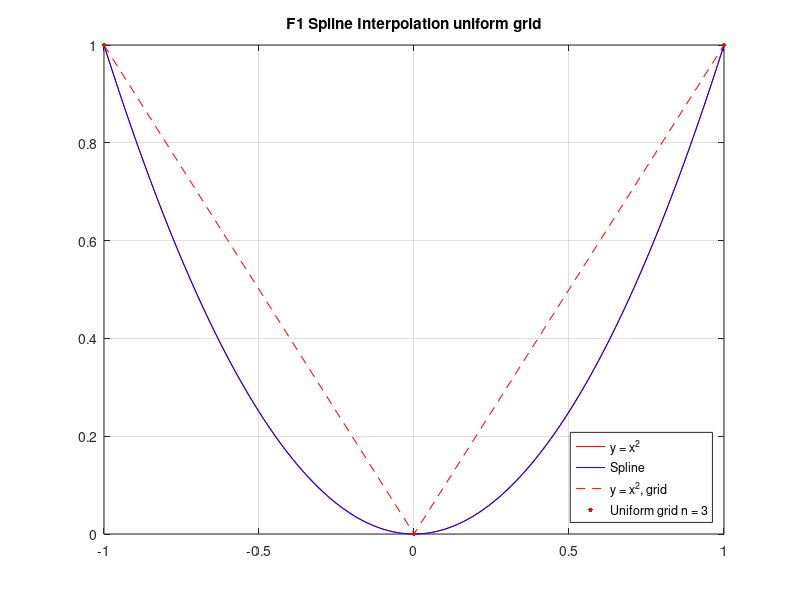
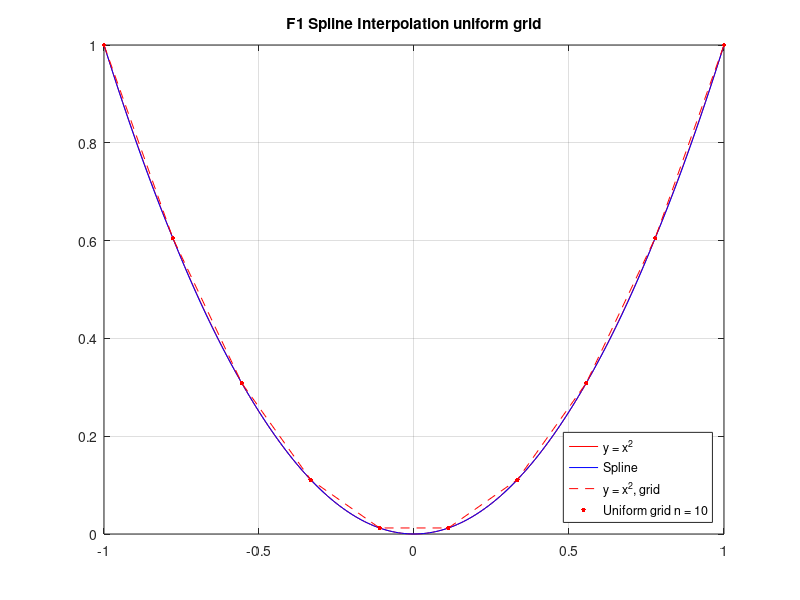
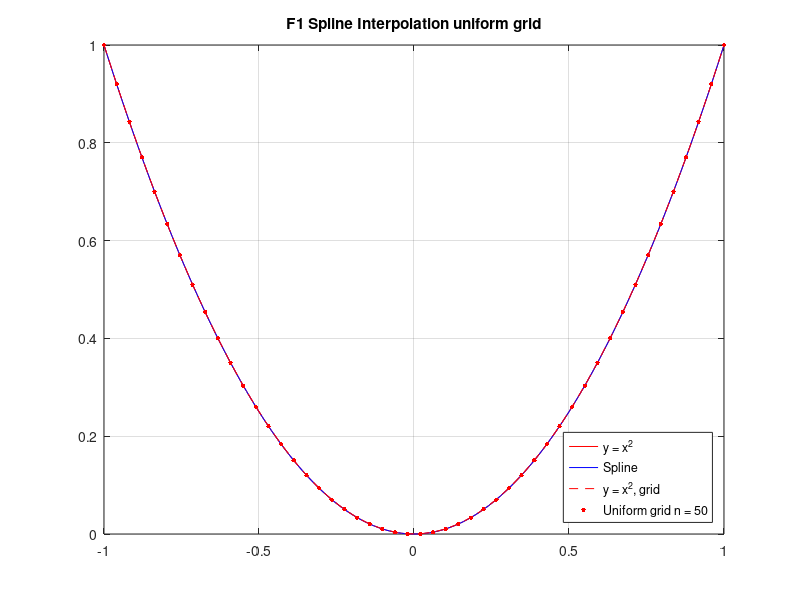

Write MATLAB code to recreate these figures, in order.
% Интерполяция сплайнами F1 равномерная сетка (n = 3)
dot_x=[-1  0  1];
dot_y=[1  0  1];

x = [-1:0.01:1];
y = x.^2;
plot(x,y,'r');
hold on

x=[-1:0.01:1];
y=[1  0.9801  0.9604  0.9409  0.9216  0.9025  0.8836  0.8649  0.8464  0.8281  0.81  0.7921  0.7744  0.7569  0.7396  0.7225  0.7056  0.6889  0.6724  0.6561  0.64  0.6241  0.6084  0.5929  0.5776  0.5625  0.5476  0.5329  0.5184  0.5041  0.49  0.4761  0.4624  0.4489  0.4356  0.4225  0.4096  0.3969  0.3844  0.3721  0.36  0.3481  0.3364  0.3249  0.3136  0.3025  0.2916  0.2809  0.2704  0.2601  0.25  0.2401  0.2304  0.2209  0.2116  0.2025  0.1936  0.1849  0.1764  0.1681  0.16  0.1521  0.1444  0.1369  0.1296  0.1225  0.1156  0.1089  0.1024  0.0961  0.09  0.0841  0.0784  0.0729  0.0676  0.0625  0.0576  0.0529  0.0484  0.0441  0.04  0.0361  0.0324  0.0289  0.0256  0.0225  0.0196  0.0169  0.0144  0.0121  0.01  0.0081  0.0064  0.0049  0.0036  0.0025  0.0016  0.0009  0.0004  0.0001  0  0.0001  0.0004  0.0009  0.0016  0.0025  0.0036  0.0049  0.0064  0.0081  0.01  0.0121  0.0144  0.0169  0.0196  0.0225  0.0256  0.0289  0.0324  0.0361  0.04  0.0441  0.0484  0.0529  0.0576  0.0625  0.0676  0.0729  0.0784  0.0841  0.09  0.0961  0.1024  0.1089  0.1156  0.1225  0.1296  0.1369  0.1444  0.1521  0.16  0.1681  0.1764  0.1849  0.1936  0.2025  0.2116  0.2209  0.2304  0.2401  0.25  0.2601  0.2704  0.2809  0.2916  0.3025  0.3136  0.3249  0.3364  0.3481  0.36  0.3721  0.3844  0.3969  0.4096  0.4225  0.4356  0.4489  0.4624  0.4761  0.49  0.5041  0.5184  0.5329  0.5476  0.5625  0.5776  0.5929  0.6084  0.6241  0.64  0.6561  0.6724  0.6889  0.7056  0.7225  0.7396  0.7569  0.7744  0.7921  0.81  0.8281  0.8464  0.8649  0.8836  0.9025  0.9216  0.9409  0.9604  0.9801  1];
plot(x,y,'b');

plot(dot_x,dot_y,'r--');

for i = 1:3
    plot(dot_x(i), dot_y(i), 'r.','MarkerSize', 10);
end


title('F1 Spline Interpolation uniform grid');
legend({'y = x^2', 'Spline', 'y = x^2, grid', 'Uniform grid n = 3'}, 'Location', 'southeast');

%  xlim ([-3.1 3.1]);
%  ylim ([-0.1 3.1]);

grid on;
hold off

% Интерполяция сплайнами F1 равномерная сетка (n = 10)
figure;
dot_x = [-1  -0.777778  -0.555556  -0.333333  -0.111111  0.111111  0.333333  0.555556  0.777778  1];
dot_y = [1  0.604938  0.308642  0.111111  0.0123457  0.0123457  0.111111  0.308642  0.604938  1];

x = [-1:0.01:1];
y = x.^2;
plot(x,y,'r');
hold on

x=[-1:0.01:1];
y=[1  0.979902  0.960006  0.940315  0.920832  0.901558  0.882496  0.863649  0.845018  0.826607  0.808417  0.790452  0.772713  0.755203  0.737924  0.720879  0.704071  0.687501  0.671171  0.655086  0.639246  0.623654  0.608313  0.592649  0.577071  0.561741  0.546656  0.531813  0.51721  0.502842  0.488707  0.474802  0.461124  0.447669  0.434435  0.421418  0.408617  0.396026  0.383644  0.371467  0.359493  0.347718  0.336139  0.324753  0.313558  0.302549  0.291727  0.281091  0.270643  0.260384  0.250314  0.240435  0.230746  0.221249  0.211945  0.202835  0.193918  0.185197  0.176671  0.168343  0.160211  0.152278  0.144545  0.137011  0.129678  0.122547  0.115618  0.108892  0.10237  0.0960511  0.0899358  0.0840237  0.0783143  0.0728077  0.0675036  0.0624017  0.0575019  0.052804  0.0483078  0.044013  0.0399195  0.036027  0.0323354  0.0288445  0.025554  0.0224637  0.0195734  0.016883  0.0143923  0.0121009  0.0100089  0.00811602  0.00642244  0.0049281  0.003633  0.00253715  0.00164055  0.000943191  0.000445078  0.00014621  4.65875e-05  0.00014621  0.000445078  0.000943191  0.00164055  0.00253715  0.003633  0.0049281  0.00642244  0.00811602  0.0100089  0.0121009  0.0143923  0.016883  0.0195734  0.0224637  0.025554  0.0288445  0.0323354  0.036027  0.0399195  0.044013  0.0483078  0.052804  0.0575019  0.0624017  0.0675036  0.0728077  0.0783143  0.0840237  0.0899358  0.0960511  0.10237  0.108892  0.115618  0.122547  0.129678  0.137011  0.144545  0.152278  0.160211  0.168343  0.176671  0.185197  0.193918  0.202835  0.211945  0.221249  0.230746  0.240435  0.250314  0.260384  0.270643  0.281091  0.291727  0.302549  0.313558  0.324753  0.336139  0.347718  0.359493  0.371467  0.383644  0.396026  0.408617  0.421418  0.434435  0.447669  0.461124  0.474802  0.488707  0.502842  0.51721  0.531813  0.546656  0.561741  0.577071  0.592649  0.608313  0.623654  0.639246  0.655086  0.671171  0.687501  0.704071  0.720879  0.737924  0.755203  0.772713  0.790452  0.808417  0.826607  0.845018  0.863649  0.882496  0.901558  0.920832  0.940315  0.960006  0.979902  1];
plot(x,y,'b');

plot(dot_x,dot_y,'r--');

for i = 1:10
    plot(dot_x(i), dot_y(i), 'r.','MarkerSize', 10);
end

title('F1 Spline Interpolation uniform grid');
legend({'y = x^2', 'Spline', 'y = x^2, grid', 'Uniform grid n = 10'}, 'Location', 'southeast');

%  xlim ([-1.1 1.1]);
%  ylim ([-0.1 1.1]);

grid on;
hold off

% Интерполяция сплайнами F1 равномерная сетка (n = 50)
figure;
dot_x=[-1  -0.959184  -0.918367  -0.877551  -0.836735  -0.795918  -0.755102  -0.714286  -0.673469  -0.632653  -0.591837  -0.55102  -0.510204  -0.469388  -0.428571  -0.387755  -0.346939  -0.306122  -0.265306  -0.22449  -0.183673  -0.142857  -0.102041  -0.0612245  -0.0204082  0.0204082  0.0612245  0.102041  0.142857  0.183673  0.22449  0.265306  0.306122  0.346939  0.387755  0.428571  0.469388  0.510204  0.55102  0.591837  0.632653  0.673469  0.714286  0.755102  0.795918  0.836735  0.877551  0.918367  0.959184  1];
dot_y=[1  0.920033  0.843399  0.770096  0.700125  0.633486  0.570179  0.510204  0.453561  0.40025  0.350271  0.303623  0.260308  0.220325  0.183673  0.150354  0.120367  0.093711  0.0703873  0.0503957  0.0337359  0.0204082  0.0104123  0.00374844  0.000416493  0.000416493  0.00374844  0.0104123  0.0204082  0.0337359  0.0503957  0.0703873  0.093711  0.120367  0.150354  0.183673  0.220325  0.260308  0.303623  0.350271  0.40025  0.453561  0.510204  0.570179  0.633486  0.700125  0.770096  0.843399  0.920033  1];

x = [-1:0.01:1];
y = x.^2;
plot(x,y,'r');
hold on

x=[-1:0.01:1];
y=[1  0.980066  0.960345  0.94085  0.921594  0.902462  0.883558  0.864875  0.846397  0.82811  0.810011  0.792107  0.774401  0.756898  0.739597  0.722498  0.7056  0.688901  0.672401  0.656101  0.64  0.6241  0.6084  0.5929  0.5776  0.5625  0.5476  0.5329  0.5184  0.5041  0.49  0.4761  0.4624  0.4489  0.4356  0.4225  0.4096  0.3969  0.3844  0.3721  0.36  0.3481  0.3364  0.3249  0.3136  0.3025  0.2916  0.2809  0.2704  0.2601  0.25  0.2401  0.2304  0.2209  0.2116  0.2025  0.1936  0.1849  0.1764  0.1681  0.16  0.1521  0.1444  0.1369  0.1296  0.1225  0.1156  0.1089  0.1024  0.0961  0.09  0.0841  0.0784  0.0729  0.0676  0.0625  0.0576  0.0529  0.0484  0.0441  0.04  0.0361  0.0324  0.0289  0.0256  0.0225  0.0196  0.0169  0.0144  0.0121  0.01  0.0081  0.0064  0.0049  0.0036  0.0025  0.0016  0.0009  0.0004  0.0001  6.14116e-18  0.0001  0.0004  0.0009  0.0016  0.0025  0.0036  0.0049  0.0064  0.0081  0.01  0.0121  0.0144  0.0169  0.0196  0.0225  0.0256  0.0289  0.0324  0.0361  0.04  0.0441  0.0484  0.0529  0.0576  0.0625  0.0676  0.0729  0.0784  0.0841  0.09  0.0961  0.1024  0.1089  0.1156  0.1225  0.1296  0.1369  0.1444  0.1521  0.16  0.1681  0.1764  0.1849  0.1936  0.2025  0.2116  0.2209  0.2304  0.2401  0.25  0.2601  0.2704  0.2809  0.2916  0.3025  0.3136  0.3249  0.3364  0.3481  0.36  0.3721  0.3844  0.3969  0.4096  0.4225  0.4356  0.4489  0.4624  0.4761  0.49  0.5041  0.5184  0.5329  0.5476  0.5625  0.5776  0.5929  0.6084  0.6241  0.64  0.656101  0.672401  0.688901  0.7056  0.722498  0.739597  0.756898  0.774401  0.792107  0.810011  0.82811  0.846397  0.864875  0.883558  0.902462  0.921594  0.94085  0.960345  0.980066  1];
plot(x,y,'b');

plot(dot_x,dot_y,'r--');

for i = 1:50
    plot(dot_x(i), dot_y(i), 'r.','MarkerSize', 10);
end

title('F1 Spline Interpolation uniform grid');
legend({'y = x^2', 'Spline', 'y = x^2, grid', 'Uniform grid n = 50'}, 'Location', 'southeast');

%   xlim ([-3.1 3.1]);
%   ylim ([-0.1 1.1]);

grid on;
hold off
